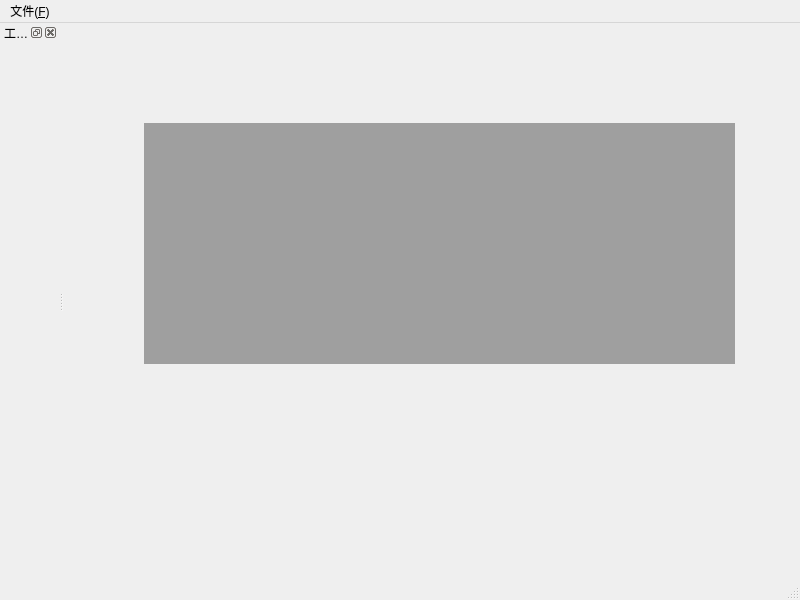
<?xml version="1.0" encoding="UTF-8"?>
<ui version="4.0">
 <class>menu</class>
 <widget class="QMainWindow" name="menu">
  <property name="geometry">
   <rect>
    <x>0</x>
    <y>0</y>
    <width>800</width>
    <height>600</height>
   </rect>
  </property>
  <property name="windowTitle">
   <string>MainWindow</string>
  </property>
  <widget class="QWidget" name="centralwidget">
   <widget class="QMdiArea" name="mdiArea">
    <property name="geometry">
     <rect>
      <x>80</x>
      <y>100</y>
      <width>591</width>
      <height>241</height>
     </rect>
    </property>
   </widget>
  </widget>
  <widget class="QMenuBar" name="menubar">
   <property name="geometry">
    <rect>
     <x>0</x>
     <y>0</y>
     <width>800</width>
     <height>21</height>
    </rect>
   </property>
   <widget class="QMenu" name="menu_F">
    <property name="title">
     <string>文件(&amp;F)</string>
    </property>
    <addaction name="actionnewFile_N"/>
    <addaction name="actionnewDock_D"/>
   </widget>
   <addaction name="menu_F"/>
  </widget>
  <widget class="QStatusBar" name="statusbar"/>
  <widget class="QDockWidget" name="dockWidget">
   <property name="sizePolicy">
    <sizepolicy hsizetype="Fixed" vsizetype="Fixed">
     <horstretch>0</horstretch>
     <verstretch>0</verstretch>
    </sizepolicy>
   </property>
   <property name="windowTitle">
    <string>工具箱</string>
   </property>
   <attribute name="dockWidgetArea">
    <number>1</number>
   </attribute>
   <widget class="QWidget" name="dockWidgetContents">
    <widget class="QTextEdit" name="textEdit">
     <property name="geometry">
      <rect>
       <x>90</x>
       <y>20</y>
       <width>104</width>
       <height>70</height>
      </rect>
     </property>
    </widget>
   </widget>
  </widget>
  <action name="actionnewFile_N">
   <property name="text">
    <string>新建文件(&amp;N)</string>
   </property>
  </action>
  <action name="actionnewDock_D">
   <property name="text">
    <string>显示工具箱(&amp;D)</string>
   </property>
  </action>
 </widget>
 <resources/>
 <connections/>
</ui>
